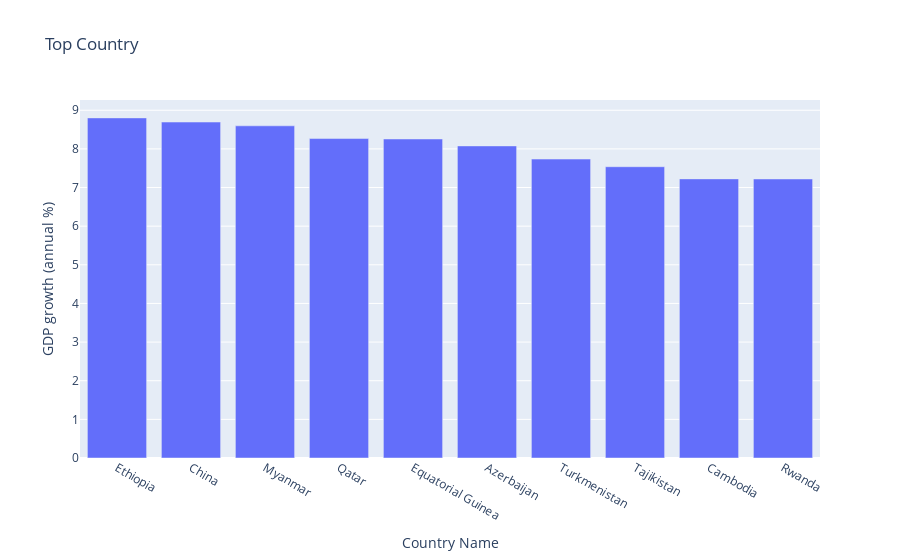

Here is the notebook cell this chart was saved with:
### Code cell
# Những nước phát triển nhanh.
fig=px.bar(data[['Country Name','GDP growth (annual %)']].groupby(['Country Name'],as_index=False).mean().nlargest(10,'GDP growth (annual %)'),x='Country Name',y='GDP growth (annual %)',title='Top Country')
fig.show()

### Figure 1 — Plotly figure (JSON) as saved in the notebook; plotly's stock layout.template omitted (floating-point values rounded to 4 significant figures)
{"data": [{"alignmentgroup": "True", "hovertemplate": "Country Name=%{x}<br>GDP growth (annual %)=%{y}<extra></extra>", "legendgroup": "", "marker": {"color": "#636efa", "pattern": {"shape": ""}}, "name": "", "offsetgroup": "", "orientation": "v", "showlegend": false, "textposition": "auto", "type": "bar", "x": ["Ethiopia", "China", "Myanmar", "Qatar", "Equatorial Guinea", "Azerbaijan", "Turkmenistan", "Tajikistan", "Cambodia", "Rwanda"], "xaxis": "x", "y": [8.802, 8.695, 8.597, 8.267, 8.256, 8.077, 7.737, 7.538, 7.224, 7.222], "yaxis": "y"}], "layout": {"barmode": "relative", "legend": {"tracegroupgap": 0}, "title": {"text": "Top Country"}, "xaxis": {"anchor": "y", "domain": [0, 1], "title": {"text": "Country Name"}}, "yaxis": {"anchor": "x", "domain": [0, 1], "title": {"text": "GDP growth (annual %)"}}}}
